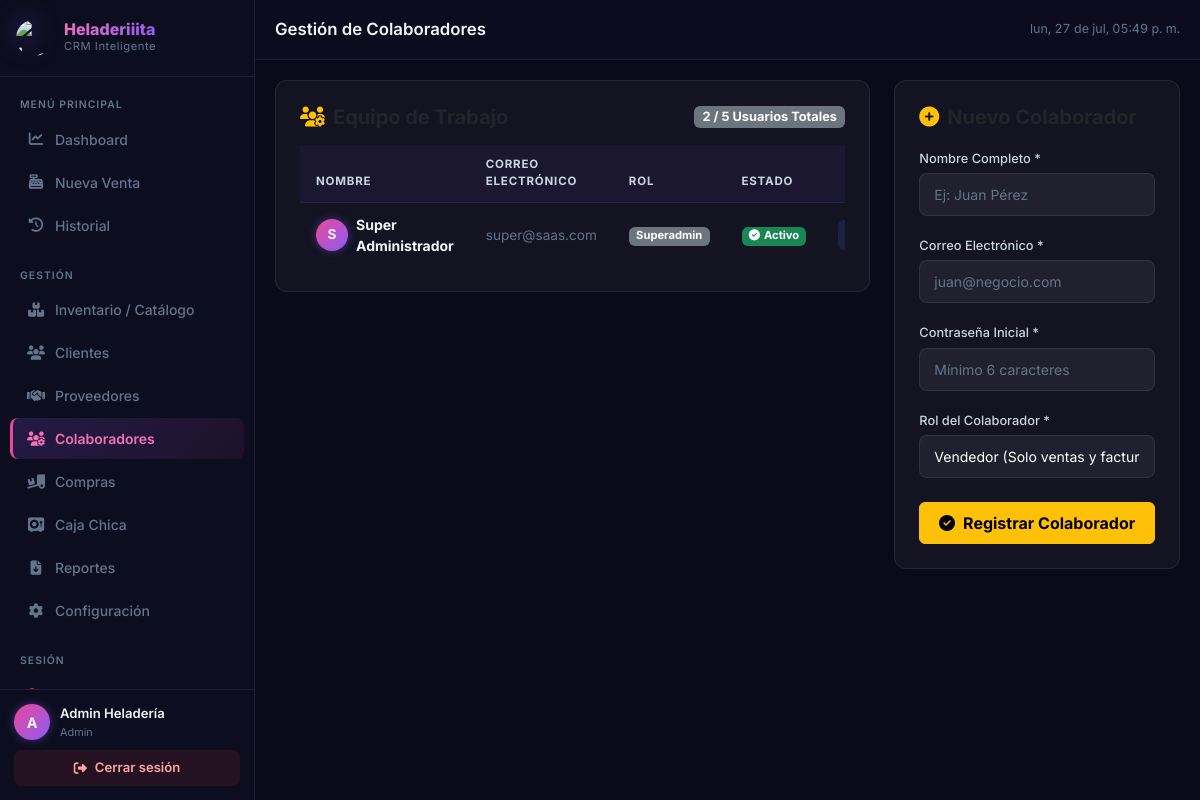
The page /colaboradores (signed in) on the database its author committed.
### tables this page shows
CREATE TABLE comercios (
            id INTEGER PRIMARY KEY AUTOINCREMENT,
            nombre TEXT NOT NULL,
            tipo TEXT NOT NULL,
            direccion TEXT,
            telefono TEXT,
            logo_emoji TEXT DEFAULT '🏪',
            logo_url TEXT,
            api_key TEXT UNIQUE NOT NULL,
            activo INTEGER DEFAULT 1,
            zona_horaria TEXT DEFAULT 'America/Bogota',
            control_mesas INTEGER DEFAULT 0,
            fecha_ultimo_pago TIMESTAMP DEFAULT CURRENT_TIMESTAMP,
            fecha_registro TIMESTAMP DEFAULT CURRENT_TIMESTAMP
        , nit_rut TEXT, moneda_simbolo TEXT DEFAULT '$', moneda_formato TEXT DEFAULT 'es-CO');

CREATE TABLE usuarios (
                            id INTEGER PRIMARY KEY AUTOINCREMENT,
                            comercio_id INTEGER NOT NULL,
                            nombre TEXT NOT NULL,
                            email TEXT UNIQUE NOT NULL,
                            password_hash TEXT NOT NULL,
                            rol TEXT DEFAULT 'vendedor',
                            activo INTEGER DEFAULT 1,
                            fecha_registro TIMESTAMP DEFAULT CURRENT_TIMESTAMP,
                            FOREIGN KEY (comercio_id) REFERENCES comercios(id) ON DELETE CASCADE
                        );

### routes/usuarios.py (the view)
@usuarios_bp.route('/colaboradores')
@admin_required
def index():
    db = get_db()
    comercio_id = session['comercio_id']
    colaboradores = db.execute('''
        SELECT * FROM usuarios
        WHERE comercio_id = ? AND id != ?
        ORDER BY rol DESC, nombre ASC
    ''', (comercio_id, session['user_id'])).fetchall()
    conteo_usuarios = db.execute('SELECT COUNT(*) FROM usuarios WHERE comercio_id = ?', (comercio_id,)).fetchone()[0]
    limite_alcanzado = (conteo_usuarios >= 5)
    return render_template(
        'colaboradores.html',
        colaboradores=colaboradores,
        conteo_usuarios=conteo_usuarios,
        limite_alcanzado=limite_alcanzado
    )

### database.py (called while the page is built)
def get_db():
    if 'db' not in g:
        g.db = sqlite3.connect(current_app.config['DATABASE'])
        g.db.row_factory = sqlite3.Row
    return g.db

### routes/usuarios.py (called while the page is built)
def admin_required(f):
    @wraps(f)
    @login_required
    def decorated(*args, **kwargs):
        if session.get('rol') != 'admin':
            flash('Acceso restringido a Administradores del Comercio', 'danger')
            return redirect(url_for('dashboard.index'))
        return f(*args, **kwargs)
    return decorated

### utils.py (called while the page is built)
def login_required(f):
    @wraps(f)
    def decorated(*args, **kwargs):
        if 'user_id' not in session:
            return redirect(url_for('auth.login'))
        return f(*args, **kwargs)
    return decorated

def get_comercio_fecha(db, comercio_id):
    from datetime import datetime, timezone, timedelta
    row = db.execute('SELECT zona_horaria FROM comercios WHERE id = ?', (comercio_id,)).fetchone()
    tz_name = row['zona_horaria'] if (row and row['zona_horaria']) else 'America/Bogota'
    offsets = {
        'America/Bogota': -5,
        'America/Lima': -5,
        'America/Guayaquil': -5,
        'America/Mexico_City': -6,
        'America/Caracas': -4,
        'America/Santiago': -4,
        'America/Buenos_Aires': -3,
        'Europe/Madrid': 1
    }
    try:
        from zoneinfo import ZoneInfo
        tz = ZoneInfo(tz_name)
        return datetime.now(tz).strftime('%Y-%m-%d %H:%M:%S')
    except Exception:
        offset_hours = offsets.get(tz_name, -5)
        tz = timezone(timedelta(hours=offset_hours))
        return datetime.now(tz).strftime('%Y-%m-%d %H:%M:%S')

### templates/colaboradores.html (shortened to what this page needs)
{% extends 'base.html' %}
{% block page_title %}Gestión de Colaboradores{% endblock %}
{% block content %}
<div class="container-fluid px-0">
    <div class="row g-4">
        <div class="col-lg-8">
            <div class="card p-4" style="background:var(--bg-card); border:1px solid var(--border-color); border-radius:var(--radius);">
                <div class="d-flex justify-content-between align-items-center mb-3">
                    <h5 class="mb-0" style="font-weight:700;"><i class="fas fa-users-gear text-warning me-2"></i>Equipo de Trabajo</h5>
                    <span class="badge bg-secondary" style="font-size:0.8rem;">
                        {{ conteo_usuarios }} / 5 Usuarios Totales
                    </span>
                </div>
                <div class="table-responsive">
                    <table class="table mb-0">
                        <thead>
                            <tr>
                                <th>Nombre</th>
                                <th>Correo Electrónico</th>
                                <th>Rol</th>
                                <th>Estado</th>
                                <th class="text-end">Acciones</th>
                            </tr>
                        </thead>
                        <tbody>
                            {% for col in colaboradores %}
                            <tr>
                                <td>
                                    <div class="d-flex align-items-center gap-2">
                                        <div class="user-avatar" style="width:32px; height:32px; font-size:0.85rem;">{{ col.nombre[0].upper() }}</div>
                                        <strong style="color:white;">{{ col.nombre }}</strong>
                                    </div>
                                </td>
                                <td>
                                    <span style="font-size:0.85rem; color:var(--text-muted);">{{ col.email }}</span>
                                </td>
                                <td>
                                    <span class="badge {% if col.rol == 'admin' %}bg-warning text-dark{% else %}bg-secondary{% endif %}" style="font-size:0.7rem;">
                                        {{ col.rol | capitalize }}
                                    </span>
                                </td>
                                <td>
                                    {% if col.activo == 1 %}
                                    <span class="badge bg-success" style="font-size:0.7rem;"><i class="fas fa-circle-check me-1"></i>Activo</span>
                                    {% else %}
                                    <span class="badge bg-danger" style="font-size:0.7rem;"><i class="fas fa-ban me-1"></i>Suspendido</span>
                                    {% endif %}
                                </td>
                                <td class="text-end">
                                    <div class="d-flex justify-content-end gap-2">
                                        <button type="button" class="btn-action edit" title="Cambiar Contraseña" data-bs-toggle="modal" data-bs-target="#passModal{{ col.id }}" style="background:rgba(59,130,246,0.15); color:#3b82f6;">
                                        </button>
                                    </div>
                                </td>
                            </tr>
                            {% endfor %}
                        </tbody>
                    </table>
                </div>
            </div>
        </div>
        <div class="col-lg-4">
            <div class="card p-4" style="background:var(--bg-card); border:1px solid var(--border-color); border-radius:var(--radius); height:100%;">
                <h5 class="mb-3" style="font-weight:700;"><i class="fas fa-plus-circle me-2 text-warning"></i>Nuevo Colaborador</h5>
                <form method="POST" action="{{ url_for('usuarios.nuevo') }}">
                    <div class="mb-3">
                        <label class="form-label">Nombre Completo *</label>
                        <input type="text" name="nombre" class="form-control form-control-sm" placeholder="Ej: Juan Pérez" required {% if limite_alcanzado %}disabled{% endif %} style="background:var(--bg-input); border-color:var(--border-color); color:white;">
                    </div>
                    <div class="mb-3">
                        <label class="form-label">Correo Electrónico *</label>
                        <input type="email" name="email" class="form-control form-control-sm" placeholder="juan@negocio.com" required {% if limite_alcanzado %}disabled{% endif %} style="background:var(--bg-input); border-color:var(--border-color); color:white;">
                    </div>
                    <div class="mb-3">
                        <label class="form-label">Contraseña Inicial *</label>
                        <input type="password" name="password" class="form-control form-control-sm" placeholder="Mínimo 6 caracteres" required minlength="6" {% if limite_alcanzado %}disabled{% endif %} style="background:var(--bg-input); border-color:var(--border-color); color:white;">
                    </div>
                    <div class="mb-4">
                        <label class="form-label">Rol del Colaborador *</label>
                        <select name="rol" class="form-select form-select-sm" required {% if limite_alcanzado %}disabled{% endif %} style="background:var(--bg-input); border-color:var(--border-color); color:white;">
                            <option value="vendedor" selected>Vendedor (Solo ventas y facturas)</option>
                        </select>
                    </div>
                    <button type="submit" class="btn btn-warning w-100 py-2" {% if limite_alcanzado %}disabled{% endif %} style="font-weight:700; color:black;">
                        <i class="fas fa-circle-check me-2"></i>Registrar Colaborador
                    </button>
                </form>
            </div>
        </div>
    </div>
</div>
{% endblock %}

### templates/base.html (shortened to what this page needs)
<!DOCTYPE html>
<html lang="es">
<head>
    <link href="https://cdn.jsdelivr.net/npm/bootstrap@5.3.2/dist/css/bootstrap.min.css" rel="stylesheet">
    <link rel="stylesheet" href="https://cdnjs.cloudflare.com/ajax/libs/font-awesome/6.5.1/css/all.min.css">
    <link rel="stylesheet" href="{{ url_for('static', filename='css/style.css') }}">
</head>
<body class="theme-{{ session.get('comercio_tipo', 'general') }}">
<div class="sidebar" id="sidebar">
    <div class="sidebar-brand">
        <span class="brand-icon">
            {% if session.get('rol') == 'superadmin' %}
            🌐
            {% elif session.get('comercio_logo_url') %}
            <img src="{{ session.get('comercio_logo_url') }}" alt="Logo" style="width:36px; height:36px; border-radius:50%; object-fit:cover; display:block;">
            {% else %}
            {{ session.get('comercio_logo_emoji', '🏪') }}
            {% endif %}
        </span>
        <div>
            <div class="brand-name" style="font-size: 1rem; max-width: 160px; overflow: hidden; text-overflow: ellipsis; white-space: nowrap;">
                {% if session.get('rol') == 'superadmin' %}
                NegocioFlex SaaS
                {% else %}
                {{ session.get('comercio_nombre', 'NegocioFlex') }}
                {% endif %}
            </div>
            <div class="brand-sub">CRM Inteligente</div>
        </div>
    </div>
    <nav class="sidebar-nav">
        {% if session.get('rol') == 'superadmin' %}
        <div class="nav-section-label">PLATAFORMA</div>
        <a href="{{ url_for('superadmin.index') }}"
           class="nav-item {% if request.endpoint == 'superadmin.index' %}active{% endif %}"
           id="nav-superadmin">
            <i class="fas fa-crown text-warning"></i>
            <span>Superadmin</span>
        </a>
        {% else %}
        <div class="nav-section-label">MENÚ PRINCIPAL</div>
        <a href="{{ url_for('dashboard.index') }}"
           class="nav-item {% if request.endpoint == 'dashboard.index' %}active{% endif %}"
           id="nav-dashboard">
            <i class="fas fa-chart-line"></i>
            <span>Dashboard</span>
        </a>
        <a href="{{ url_for('ventas.nueva') }}"
           class="nav-item {% if request.endpoint == 'ventas.nueva' %}active{% endif %}"
           id="nav-nueva-venta">
            <i class="fas fa-cash-register"></i>
            <span>Nueva Venta</span>
        </a>
        <a href="{{ url_for('ventas.historial') }}"
           class="nav-item {% if request.endpoint == 'ventas.historial' %}active{% endif %}"
           id="nav-historial">
            <i class="fas fa-clock-rotate-left"></i>
            <span>Historial</span>
        </a>
        <div class="nav-section-label" style="margin-top:12px">GESTIÓN</div>
        <a href="{{ url_for('productos.index') }}"
           class="nav-item {% if request.endpoint == 'productos.index' %}active{% endif %}"
           id="nav-productos">
            <i class="fas fa-boxes-stacked"></i>
            <span>Inventario / Catálogo</span>
        </a>
        <a href="{{ url_for('clientes.index') }}"
           class="nav-item {% if request.endpoint == 'clientes.index' %}active{% endif %}"
           id="nav-clientes">
            <i class="fas fa-users"></i>
            <span>Clientes</span>
        </a>
        <a href="{{ url_for('compras.proveedores') }}"
           class="nav-item {% if request.endpoint == 'compras.proveedores' %}active{% endif %}"
           id="nav-proveedores">
            <i class="fas fa-handshake"></i>
            <span>Proveedores</span>
        </a>
        {% if session.get('rol') == 'admin' %}
        <a href="{{ url_for('usuarios.index') }}"
           class="nav-item {% if request.endpoint == 'usuarios.index' %}active{% endif %}"
           id="nav-usuarios">
            <i class="fas fa-users-gear"></i>
            <span>Colaboradores</span>
        </a>
        {% endif %}
        <a href="{{ url_for('compras.index') }}"
           class="nav-item {% if request.endpoint in ('compras.index', 'compras.nueva_compra', 'compras.proveedores') %}active{% endif %}"
           id="nav-compras">
            <i class="fas fa-truck-ramp-box"></i>
            <span>Compras</span>
        </a>
        <a href="{{ url_for('caja.index') }}"
           class="nav-item {% if request.endpoint in ('caja.index', 'caja.gastos') %}active{% endif %}"
           id="nav-caja">
            <i class="fas fa-vault"></i>
            <span>Caja Chica</span>
        </a>
        {% if session.get('rol') == 'admin' %}
        <a href="{{ url_for('reportes.index') }}"
           class="nav-item {% if request.endpoint == 'reportes.index' %}active{% endif %}"
           id="nav-reportes">
            <i class="fas fa-file-arrow-down"></i>
            <span>Reportes</span>
        </a>
        <a href="{{ url_for('config.index') }}"
           class="nav-item {% if request.endpoint == 'config.index' %}active{% endif %}"
           id="nav-config">
            <i class="fas fa-cog"></i>
            <span>Configuración</span>
        </a>
        {% endif %}
        {% endif %}
        <div class="nav-section-label" style="margin-top:12px">SESIÓN</div>
        <a href="{{ url_for('auth.logout') }}" class="nav-item" style="color:#FCA5A5" id="nav-logout-mobile">
            <i class="fas fa-right-from-bracket" style="color:#EF4444"></i>
            <span>Cerrar Sesión</span>
        </a>
    </nav>
    <div class="sidebar-footer">
        <div class="user-info-row">
            <div class="user-avatar">{{ session.get('nombre', 'U')[0].upper() }}</div>
            <div class="user-info-text">
                <div class="user-name">{{ session.get('nombre', '') }}</div>
                <div class="user-role">{{ session.get('rol', '') | capitalize }}</div>
            </div>
        </div>
        <a href="{{ url_for('auth.logout') }}" class="logout-full-btn" id="btn-cerrar-sesion">
            <i class="fas fa-right-from-bracket me-2"></i>Cerrar sesión
        </a>
    </div>
</div>
<div class="main-content" id="mainContent">
    <header class="top-header">
        <div class="header-page-title">{% block page_title %}{% endblock %}</div>
        <div class="header-right">
            <div class="header-clock" id="headerClock"></div>
        </div>
    </header>
    <main class="page-content">
        {% block content %}{% endblock %}
    </main>
</div>
</body>
</html>

### rows shown on the page
comercios: get "Heladeriiita"
usuarios: nombre "S", nombre "Super Administrador", email "super@saas.com", rol "Superadmin", activo 1 (drawn)

### other values the page prints
{{ session.get('nombre', 'U')[0].upper() }} "A"
{{ session.get('nombre', '') }} "Admin Heladería"
{{ session.get('rol', '') | capitalize }} "Admin"
{{ conteo_usuarios }} "2"
